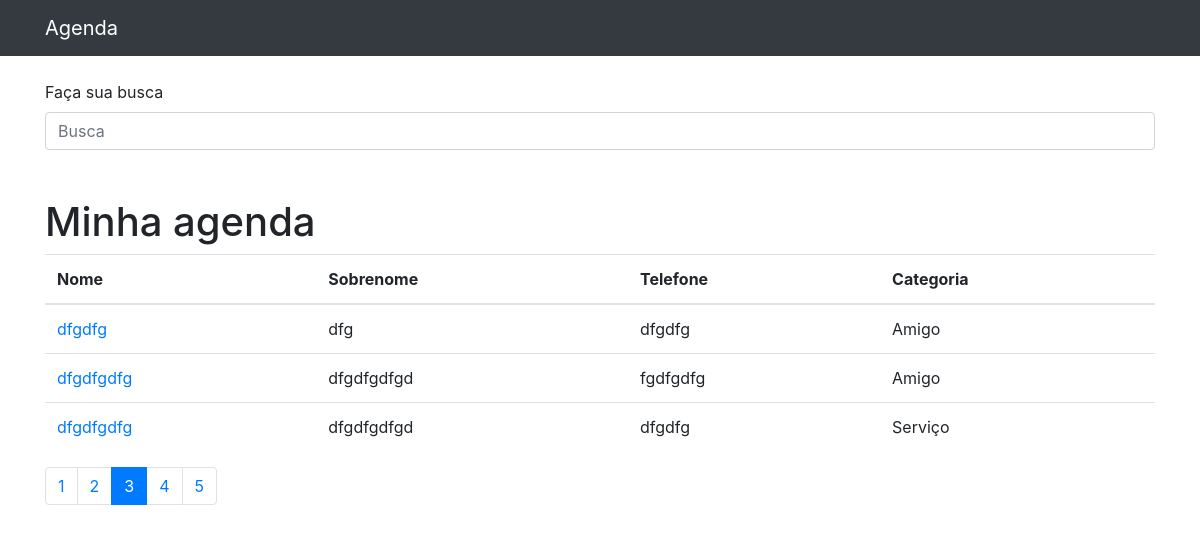
The page /?p=3&termo= on the database its author committed.
### contatos/models.py (models this page shows, shortened)
class Contato(models.Model):
    nome = models.CharField(max_length=30)
    sobrenome = models.CharField(max_length=30, blank=True)
    telefone = models.CharField(max_length=10)
    email = models.CharField(max_length=30, blank=True)
    data_criacao = models.DateTimeField(default=timezone.now())
    descricao = models.TextField(blank=True)
    categoria = models.ForeignKey(Categoria, on_delete=models.DO_NOTHING)
    mostar = models.BooleanField(default=True)
    foto = models.ImageField(blank=True, upload_to='fotos/%Y/%m')

class Categoria(models.Model):
    nome = models.CharField(max_length=30)
    def __str__(self):
        return self.nome

### contatos/views.py (the view)
# urls.py: path('', views.index, name='index'),
def index(request):
    contatos_list = Contato.objects.order_by('nome')
    paginator = Paginator(contatos_list, 3)
    page = request.GET.get('p')
    contatos = paginator.get_page(page)
    return render(request, 'contatos/index.html', {
        'contatos': contatos
    })

### contatos/templates/contatos/index.html
{% extends 'base.html' %}}
{% block conteudo %}
<h1 class="mt-5">Minha agenda</h1>
<table class="table">
  <thead>
    <tr>
      <th>Nome</th>
      <th>Sobrenome</th>
      <th>Telefone</th>
      <th>Categoria</th>
    </tr>
  </thead>
  <tbody>
    {% for contato in contatos %}
      {% if contato.mostar %}
        <tr>
          <td>
            <a href="{% url 'show_contato' contato.id %}"> {{contato.nome}}</a>
          </td>
          <td>{{contato.sobrenome}}</td>
          <td>{{contato.telefone}}</td>
          <td>{{contato.categoria}}</td>
        </tr>
      {% endif %}
    {% endfor %}
  </tbody>
</table>
<nav aria-label="Page navigation example">
  <ul class="pagination">
    {% for page in contatos.paginator.page_range %}
      {% if contatos.number == page%}
        <li class="page-item active">
          <a class="page-link " href="?p={{page}}&termo={{request.GET.termo}}">{{page}}</a>
        </li>
      {% else %}
        <li class="page-item ">
          <a class="page-link " href="?p={{page}}&termo={{request.GET.termo}}">{{page}}</a>
        </li>
      {% endif%}
    {% endfor %}
  </ul>
</nav>
{% endblock %}

### rows shown on the page
Contato: nome "dfgdfg", sobrenome "dfg", telefone "dfgdfg", categoria "Amigo"
Contato: nome "dfgdfgdfg", sobrenome "dfgdfgdfgd", telefone "fgdfgdfg", categoria "Amigo"
Contato: nome "dfgdfgdfg", sobrenome "dfgdfgdfgd", telefone "dfgdfg", categoria "Serviço"

### other values the page prints
{{ page }} "1" "2" "4" "5"
{{ page }} "3"
